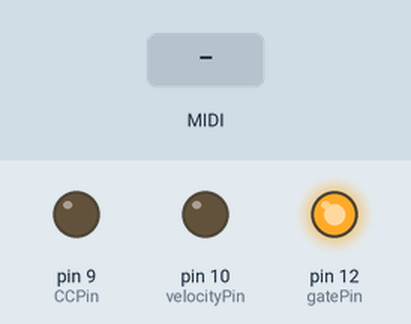
A sketch run on a simulated Arduino Uno, built with avr-gcc and run on an emulated ATmega328P. On the bench: output pins drawn as LEDs (lit = HIGH). The test bench sets the inputs (shaded band). MIDI output is not drawn.

Above: at 1.2 s.
1.3 s: MIDI note 36 received
At 1.45 s:
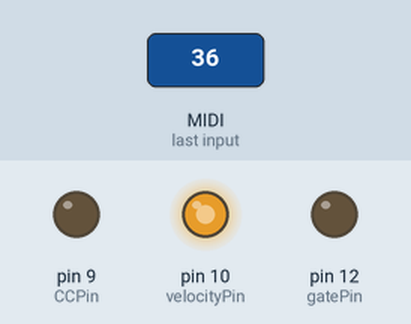
Timing chart, 0 to 4.3 s (numbered marks = the images above; inputs shaded):
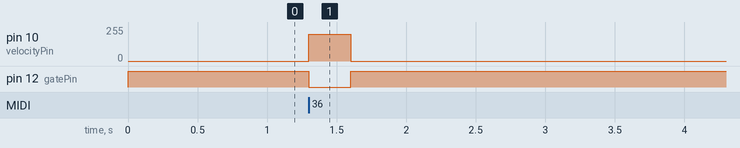

The sketch:

midi-to-cv-box.ino
```cpp
/*  Another MIDI2CV Box
 *  MIDI interface for Hz/V and V/oct synths. Connect your favourite keyboard or DAW to the box via MIDI;
 *  the box will in turn control your synth gate On/Off (straight +5V/0V or S-Trig, reversed,
 *  0V/+5V), pitch (variable voltage via DAC output), velocity (0V to +5V, RC filtered) and a MIDI Control
 *  Change variable at your will (0V to +5V, RC filtered).
 *
 *  Connections:
 * (1) MIDI connector: see general online reference
 * (2) DAC MCP4725:
 * SDA pin to A4/SDA (Arduino UNO adn nano)
 * SCL pin to A5/SCL (Arduino UNO adn nano)
 * GND to GND
 * VCC to +5V
 * (3) Outputs:
 * Arduino gate OUT pin (pin 12 by default) to synth gate/trigger IN via 1K Ohm resistor
 * Arduino velocity OUT pin (pin 10 by default) to synth VCA IN via RC filter (1K Ohm, 100uF)
 * Arduino MIDI CC OUT pin (pin 9 by default) to synth VCF IN via RC filter (1K Ohm, 100uF)
 * DAC OUT to synth VCO IN
 *
 * MIDI messages table:
 *    Message                      Status    Data 1               Data 2
 *    Note Off                     8n        Note Number          Velocity
 *    Note On                      9n        Note Number          Velocity
 *    Polyphonic Aftertouch        An        Note Number          Pressure
 *    Control Change               Bn        Controller Number    Data
 *    Program Change               Cn        Program Number       Unused
 *    Channel Aftertouch           Dn        Pressure             Unused
 *    Pitch Wheel                  En        LSB                  MSB
 *
 * Key
 * n is the MIDI Channel Number (0-F)
 * LSB is the Least Significant Byte
 * MSB is the Least Significant Byte
 * There are several different types of controller messages.
 *
 * useful links, random order:
 *  https://en.wikipedia.org/wiki/CV/gate
 *  https://www.instructables.com/id/Send-and-Receive-MIDI-with-Arduino/
 *  http://www.songstuff.com/recording/article/midi_message_format
 *  https://espace-lab.org/activites/projets/en-arduino-processing-midi-data/
 *  https://learn.sparkfun.com/tutorials/midi-shield-hookup-guide/example-2-midi-to-control-voltage
 *  https://provideyourown.com/2011/analogwrite-convert-pwm-to-voltage/
 *  https://www.midi.org/specifications/item/table-3-control-change-messages-data-bytes-2
 *  https://arduino-info.wikispaces.com/Arduino-PWM-Frequency
 *
 *  by Barito, 2017 - 2018
 */

//#include <Adafruit_MCP4725.h>
#include <MIDI.h>

//set at your will ...
#define MIDI_CHANNEL 1 //the MIDI channel you want your box to listen to (1-16)
#define REVERSE_GATE 1 //V-Trig = 0, S-Trig = 1
#define CC_NUMBER 19 //MIDI CC number
bool HZV = 1; //set to "0" for V/oct

//Adafruit_MCP4725 dac;

byte gatePin = 12;
byte velocityPin = 10; //pwm frequency is going to be increased for this in the setup
byte CCPin = 9; //pwm frequency is going to be increased for this in the setup

float outVoltmV;
int velocityOut;
int CCOut;
uint16_t dacValue;
//CHANGE IF BY PRESSING "C" ON YOUR KEYBOARD YOU HAVE ANOTHER NOTE OUTPUTTED BY THE SYNTH (HZ/V).
int noteHZVshift = -1;//With external USB hub I had to set this to "-1". With PC USB to "+2".
//CHANGE IF YOU HAVE A DETUNING BETWEEN ADIACENT NOTES/OCTAVES (V/oct).
float VoctLinCoeff = 0.0790;//If your +5V are straight +5.000V this is 1/12 = 0.0833.
//CHANGE TO SHIFT BY OCTAVES (V/oct).
float VoctShift = -2.0;
byte lastNote;
MIDI_CREATE_DEFAULT_INSTANCE();

void setup() {
//For Arduino Uno, Nano, and any other board using ATmega 8, 168 or 328
//TCCR0B = TCCR0B & B11111000 | B00000001;    // D5, D6: set timer 0 divisor to 1 for PWM frequency of 62500.00 Hz
TCCR1B = TCCR1B & B11111000 | B00000001;    // D9, D10: set timer 1 divisor to 1 for PWM frequency of 31372.55 Hz
//TCCR2B = TCCR2B & B11111000 | B00000001;    // D3, D11: set timer 2 divisor to 1 for PWM frequency of 31372.55 Hz
pinMode(gatePin, OUTPUT);
pinMode(velocityPin, OUTPUT);
pinMode(CCPin, OUTPUT);
if(REVERSE_GATE==1){digitalWrite(gatePin, HIGH);}
else {digitalWrite(gatePin, LOW);}
MIDI.setHandleNoteOn(handleNoteOn);
MIDI.setHandleNoteOff(handleNoteOff);
MIDI.setHandleControlChange(handleControlChange);
MIDI.begin(MIDI_CHANNEL);// start MIDI and listen to channel "MIDI_CHANNEL"
// For Adafruit MCP4725A1 the address is 0x62 (default) or 0x63 (ADDR pin tied to VCC)
// For MCP4725A0 the address is 0x60 or 0x61
// For MCP4725A2 the address is 0x64 or 0x65
//dac.begin(0x60);
}

void loop() {
MIDI.read(MIDI_CHANNEL);
}

void handleNoteOn(byte channel, byte note, byte velocity){
  lastNote = note;
  //Hz/V; x 1000 because map truncates decimals
  if (HZV){
    outVoltmV = 125.0*exp(0.0578*(note+noteHZVshift));}//0.125*1000
  //V/oct; x 1000 because map truncates decimals
  else{
    outVoltmV = 1000*((note*VoctLinCoeff)+ VoctShift);}
  dacValue = constrain(map(outVoltmV, 0, 5000, 0, 4095), 0, 4095);
//  dac.setVoltage(dacValue, false);
  if(REVERSE_GATE == 1) {digitalWrite(gatePin, LOW);}
  else {digitalWrite(gatePin, HIGH);}
  velocityOut = map(velocity, 0, 127, 0, 255);
  analogWrite(velocityPin, velocityOut);
}

void handleNoteOff(byte channel, byte note, byte velocity){
  if(note == lastNote){
    //dac.setVoltage(0, false);
    if(REVERSE_GATE == 1) {digitalWrite(gatePin, HIGH);}
    else {digitalWrite(gatePin, LOW);}
    analogWrite(velocityPin, 0);
  }
}

void handleControlChange(byte channel, byte number, byte value){
   if(number == CC_NUMBER){
   CCOut = map(value, 0, 127, 0, 255);
   analogWrite(CCPin, CCOut);}
}
```

Measured:
- after the input at 1.3 s, pin 10 (velocityPin): 0/255 → 200/255 at once, → 0/255 0.30 s later; pin 12 (gatePin): HIGH → LOW at once, → HIGH 0.30 s later
